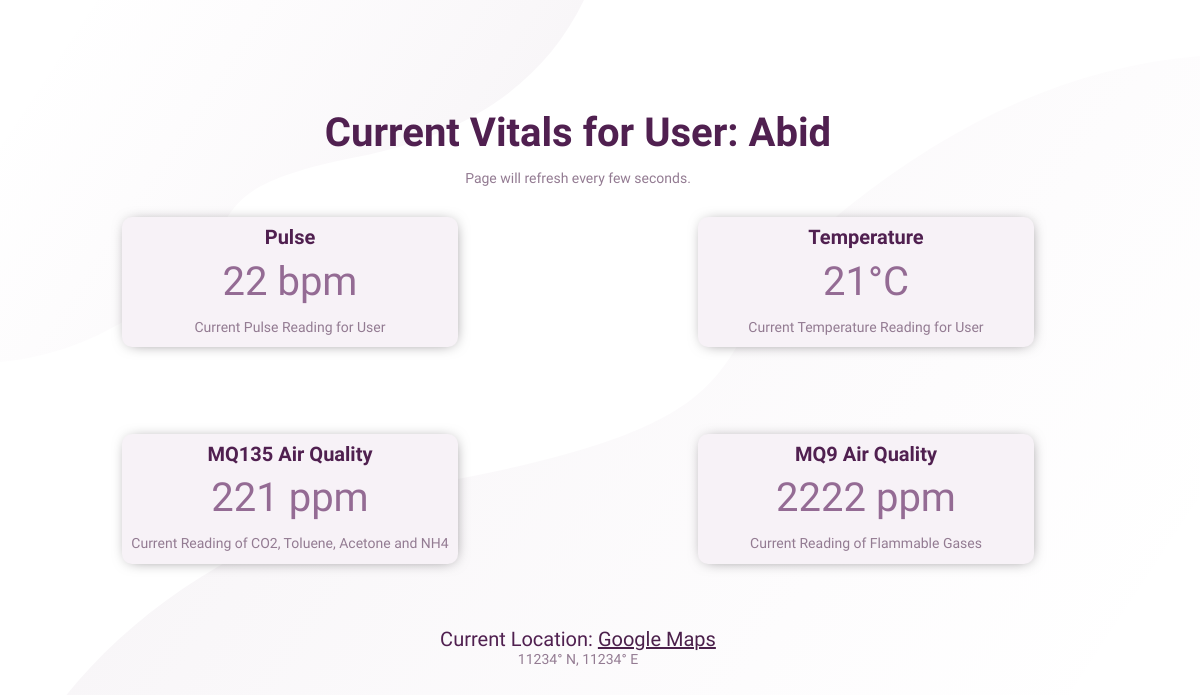
Before: / with the older database file.
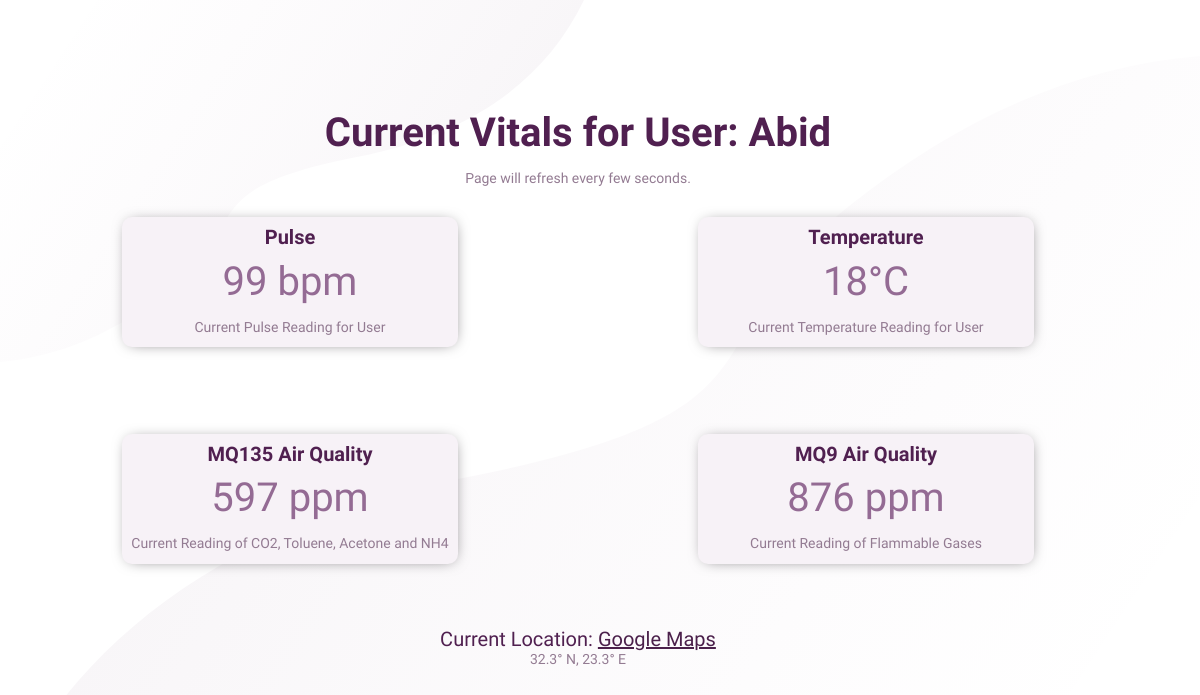
After: the same page with the newer database file.
### tables this page shows
CREATE TABLE device (id INTEGER PRIMARY KEY AUTOINCREMENT, pulse INT, temp INT, mq135 INT, mq9 INT, loc TEXT);

### app.py (the view)
@app.route("/")
def main():
    conn = sqlite3.connect('device.db')
    c = conn.cursor()
    c.execute('SELECT * FROM device ORDER BY ID DESC LIMIT 1;')
    account = c.fetchone()
    c.close()
    conn.close()
    coords = re.split(r",", account[5])
    if len(coords) == 2:
        latit = coords[0]
        longit = coords[1]
    else:
        latit = coords[0]
        longit = coords[0]
    return render_template('main.html', PULSE = account[1], TEMP = account[2], MQ135 = account[3], MQ9 = account[4], LONG = longit, LAT = latit)

### templates/main.html (shortened to what this page needs)
<html>
<head>
<link rel="stylesheet" href="../static/style.css">
</head>
<body onload="load()">
    <h1> Current Vitals for User: Abid </h1>
    <p> Page will refresh every few seconds. </p>
    <div class = "container">
    <div class = "box" > <h4> Pulse </h4> <div class = "val">  {% block PULSE %} {{PULSE}} {% endblock %} bpm  </div> <p> Current Pulse Reading for User</p> </div>
    <div class = "box" > <h4> Temperature</h4> <div class = "val"> {{ TEMP }}°C </div> <p> Current Temperature Reading for User</p></div>
    <div class = "box"> <h4> MQ135 Air Quality</h4> <div class = "val"> {{ MQ135 }} ppm</div> <p>Current Reading of CO2, Toluene, Acetone and NH4</p></div>
    <div class = "box"> <h4>MQ9 Air Quality</h4> <div class = "val"> {{ MQ9 }} ppm</div> <p> Current Reading of Flammable Gases</p> </div>
    </div>
    <div class = "loc"> Current Location: <a href = "https://www.google.com/maps/search/?api=1&query={{LAT}},{{LONG}}"> Google Maps </a>  <p>  {{ LAT }}° N, {{ LONG }}° E </p> </div>
</body>
</html>

### static/style.css (style rules this page uses)
body { background-color: white; background-image: url("bg-pattern-top-desktop.svg"), url("bg-pattern-bottom-desktop.svg"); background-position: top left, bottom right; background-repeat: no-repeat no-repeat; background-size: auto, contain; color: hsl(300, 43%, 22%); font-family: 'Red Hat Display'; font-size: 20px; display: flex; flex-direction: column; justify-content: center; width: 95%; height: 95%; }
h1 { font-weight: 700; align-self: center; margin-top: 0; margin-bottom: 0; }
.container { align-self: center; position: relative; width: 80%; max-width: 85%; max-height: 70%; display: grid; grid-template-rows: 1fr 1fr; grid-row-gap: 10vh; grid-template-columns: 1fr 1fr; grid-column-gap: 20vw; grid-template-areas: "PULSE TEMP" "MQ9 MQ135"; text-align: center; }
.box { background-color: hsl(300, 24%, 96%); border-radius: 0.5em; box-shadow: 1px 1px 15px -6px hsl(300, 2%, 35%); max-height: 95%; }
h4 { font-size: 20px; margin: 0; padding: 2.5%; }
p { font-size: 14px; color:hsl(303, 10%, 53%); text-align: center; padding-bottom: 1.5%; }
.val { font-size: 40px; color: hsl(300, 16%, 50%); }
.loc { justify-content: space-around; padding-top: 5%; padding-bottom: 0%; margin-bottom: 0%; text-align: center; }
.loc a:link { color: hsl(300, 40%, 21%) }
.loc p { padding: 0; margin: 0; text-align: center; font-size: 14px; }

Changed rows visible on the page:
no longer on this page (row unchanged): device: mq9 "2222", loc "11234"
added device: mq135 "597", mq9 "876"
Other visible differences:
{{ PULSE }}: "22" → "99"
{{ TEMP }}: "21" → "18"
{{ LAT }}: (not shown) → "32.3"
{{ LONG }}: (not shown) → "23.3"
{{ MQ135 }}: "221" → (not shown)
